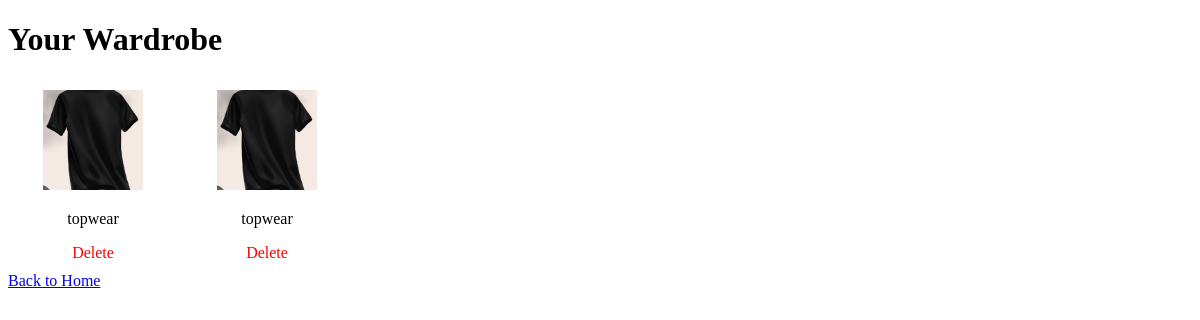
Before: /wardrobe with the older database file.
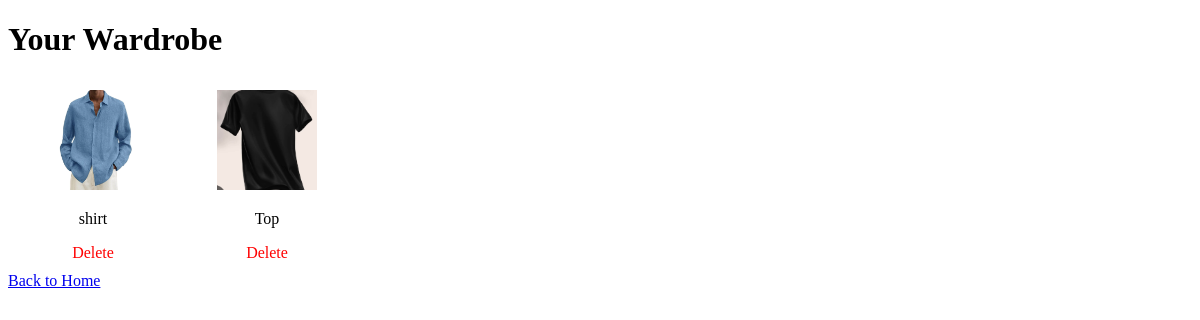
After: the same page with the newer database file.
### tables this page shows
CREATE TABLE wardrobe (
                    id INTEGER PRIMARY KEY AUTOINCREMENT,
                    filename TEXT NOT NULL,
                    category TEXT NOT NULL
                );

### app.py (the view)
@app.route('/wardrobe')
def wardrobe():
    conn = get_db()
    wardrobe_items = conn.execute('SELECT * FROM wardrobe').fetchall()
    conn.close()
    return render_template('wardrobe.html', wardrobe_items=wardrobe_items)

### app.py (called while the page is built)
def get_db():
    conn = sqlite3.connect('wardrobe.db')
    conn.row_factory = sqlite3.Row
    return conn

### templates/wardrobe.html (shortened to what this page needs)
<!DOCTYPE html>
<html lang="en">
<head>
</head>
<body>
    <h1>Your Wardrobe</h1>
    <div>
        {% for item in wardrobe_items %}
            <div class="wardrobe-item">
                <img src="{{ url_for('static', filename='images/' + item.filename) }}" alt="Clothing Item">
                <p>{{ item.category }}</p>
                <a href="{{ url_for('delete_item', item_id=item.id) }}" class="delete-btn">Delete</a>
            </div>
        {% endfor %}
    </div>
    <a href="/">Back to Home</a>
</body>
</html>

### templates/wardrobe.html (style rules this page uses)
.wardrobe-item { display: inline-block; width: 150px; margin: 10px; text-align: center; }
.wardrobe-item img { width: 100px; height: 100px; object-fit: cover; }
.delete-btn { display: block; margin-top: 5px; color: red; text-decoration: none; }

Changed rows visible on the page:
removed wardrobe: filename (picture), category "topwear"
removed wardrobe: filename (picture), category "topwear"
added wardrobe: filename (picture), category "shirt"
added wardrobe: filename (picture), category "Top"
